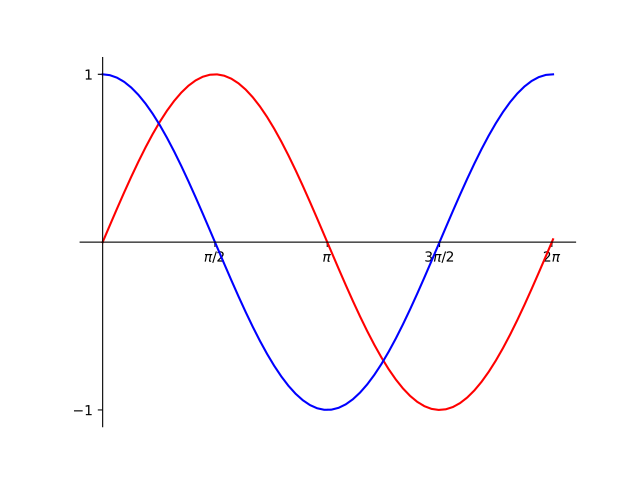

Here is the Python script that generated this plot:
"""
Author: Jagroop Singh, singh621@purdue.edu
Assignment: m.n - Sin Cos
Date: 12/06/2021

Description:
    This program will program that uses matplotlib to draw a plot of sine and
    cosine from 0 to 2π on the same axes. It includes x-axis tick marks every π2
    and y-axis tick marks at -1 and 1. Color the sine wave red and the cosine
    wave blue.

Contributors:
    Name, login@purdue.edu [repeat for each]

My contributor(s) helped me:
    [ ] understand the assignment expectations without
        telling me how they will approach it.
    [ ] understand different ways to think about a solution
        without helping me plan my solution.
    [ ] think through the meaning of a specific error or
        bug present in my code without looking at my code.
    Note that if you helped somebody else with their code, you
    have to list that person as a contributor.

Academic Integrity Statement:
    I have not used source code obtained from any unauthorized
    source, either modified or unmodified; nor have I provided
    another student access to my code.  The project I am
    submitting is my own original work.
"""


def main(): #main
    from matplotlib import pyplot as plt
    import numpy as np
    x = np.arange(0,2*np.pi+.05,.1)   # start,stop,step for x alues
    y = np.sin(x) #sine values
    z = np.cos(x) #cos y values
    #plots figures
    fig, ax = plt.subplots()
    plt.plot(x, y, color='r')
    plt.plot(x, z, color='b')
    ax.set_xticks([np.pi/2,np.pi,3*np.pi/2,2*np.pi]) #set tick values
    ax.set_yticks([-1,1])
    xlabels = ['$\pi/2$','$\pi$', '$3\pi/2$', '$2\pi$'] #set tick label
    ax.set_xticklabels(xlabels)
    #adds spines 
    for spine in ['top', 'right']:
         ax.spines[spine].set_visible(False)
    for spine in ['bottom', 'left']:
         ax.spines[spine].set_position('zero')
    plt.show()

        #plots the fugures


if __name__ == '__main__':
    main()
